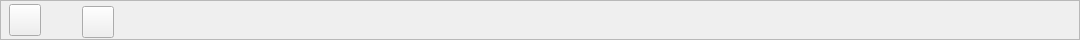
   <widget class="QFrame" name="Status">
    <property name="geometry">
     <rect>
      <x>0</x>
      <y>760</y>
      <width>1080</width>
      <height>40</height>
     </rect>
    </property>
    <property name="frameShape">
     <enum>QFrame::StyledPanel</enum>
    </property>
    <property name="frameShadow">
     <enum>QFrame::Raised</enum>
    </property>
    <widget class="QLabel" name="Clock_Text">
     <property name="geometry">
      <rect>
       <x>823</x>
       <y>10</y>
       <width>251</width>
       <height>20</height>
      </rect>
     </property>
     <property name="palette">
      <palette>
       <active>
        <colorrole role="WindowText">
         <brush brushstyle="SolidPattern">
          <color alpha="255">
           <red>234</red>
           <green>255</green>
           <blue>247</blue>
          </color>
         </brush>
        </colorrole>
        <colorrole role="Text">
         <brush brushstyle="SolidPattern">
          <color alpha="255">
           <red>211</red>
           <green>245</green>
           <blue>255</blue>
          </color>
         </brush>
        </colorrole>
        <colorrole role="ButtonText">
         <brush brushstyle="SolidPattern">
          <color alpha="255">
           <red>226</red>
           <green>255</green>
           <blue>252</blue>
          </color>
         </brush>
        </colorrole>
       </active>
       <inactive>
        <colorrole role="WindowText">
         <brush brushstyle="SolidPattern">
          <color alpha="255">
           <red>234</red>
           <green>255</green>
           <blue>247</blue>
          </color>
         </brush>
        </colorrole>
        <colorrole role="Text">
         <brush brushstyle="SolidPattern">
          <color alpha="255">
           <red>211</red>
           <green>245</green>
           <blue>255</blue>
          </color>
         </brush>
        </colorrole>
        <colorrole role="ButtonText">
         <brush brushstyle="SolidPattern">
          <color alpha="255">
           <red>226</red>
           <green>255</green>
           <blue>252</blue>
          </color>
         </brush>
        </colorrole>
       </inactive>
       <disabled>
        <colorrole role="WindowText">
         <brush brushstyle="SolidPattern">
          <color alpha="255">
           <red>120</red>
           <green>120</green>
           <blue>120</blue>
          </color>
         </brush>
        </colorrole>
        <colorrole role="Text">
         <brush brushstyle="SolidPattern">
          <color alpha="255">
           <red>120</red>
           <green>120</green>
           <blue>120</blue>
          </color>
         </brush>
        </colorrole>
        <colorrole role="ButtonText">
         <brush brushstyle="SolidPattern">
          <color alpha="255">
           <red>120</red>
           <green>120</green>
           <blue>120</blue>
          </color>
         </brush>
        </colorrole>
       </disabled>
      </palette>
     </property>
     <property name="font">
      <font>
       <family>Adobe Gothic Std B</family>
       <weight>75</weight>
       <bold>true</bold>
      </font>
     </property>
     <property name="text">
      <string>&lt;Clock Error&gt;</string>
     </property>
     <property name="alignment">
      <set>Qt::AlignCenter</set>
     </property>
    </widget>
    <widget class="QLabel" name="Status_Back">
     <property name="geometry">
      <rect>
       <x>0</x>
       <y>0</y>
       <width>1080</width>
       <height>40</height>
      </rect>
     </property>
     <property name="styleSheet">
      <string notr="true">border-image: url(:/Res/Status.jpg);</string>
     </property>
     <property name="text">
      <string/>
     </property>
    </widget>
    <widget class="QPushButton" name="Menu_Btn">
     <property name="geometry">
      <rect>
       <x>9</x>
       <y>4</y>
       <width>32</width>
       <height>32</height>
      </rect>
     </property>
     <property name="styleSheet">
      <string notr="true">border-image: url(:/Res/logo2.png);</string>
     </property>
     <property name="text">
      <string/>
     </property>
     <property name="shortcut">
      <string>Esc</string>
     </property>
    </widget>
    <widget class="QPushButton" name="MenuBtn_CMD">
     <property name="geometry">
      <rect>
       <x>82</x>
       <y>6</y>
       <width>32</width>
       <height>32</height>
      </rect>
     </property>
     <property name="styleSheet">
      <string notr="true">border-image: url(:/Res/Menu_Btn_T.png);</string>
     </property>
     <property name="text">
      <string/>
     </property>
     <property name="shortcut">
      <string>Esc</string>
     </property>
    </widget>
    <zorder>Status_Back</zorder>
    <zorder>Clock_Text</zorder>
    <zorder>Menu_Btn</zorder>
    <zorder>MenuBtn_CMD</zorder>
   </widget>
